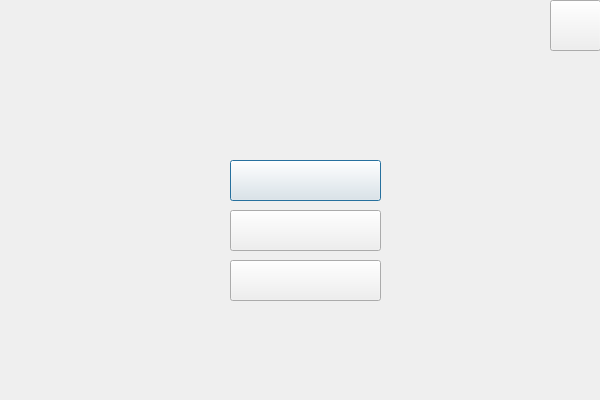
<?xml version="1.0" encoding="UTF-8"?>
<ui version="4.0">
 <class>startClass</class>
 <widget class="QDialog" name="startClass">
  <property name="geometry">
   <rect>
    <x>0</x>
    <y>0</y>
    <width>600</width>
    <height>400</height>
   </rect>
  </property>
  <property name="windowTitle">
   <string>start</string>
  </property>
  <widget class="QPushButton" name="startbutton">
   <property name="geometry">
    <rect>
     <x>230</x>
     <y>160</y>
     <width>151</width>
     <height>41</height>
    </rect>
   </property>
   <property name="text">
    <string/>
   </property>
  </widget>
  <widget class="QLabel" name="tital">
   <property name="geometry">
    <rect>
     <x>190</x>
     <y>70</y>
     <width>241</width>
     <height>61</height>
    </rect>
   </property>
   <property name="text">
    <string/>
   </property>
  </widget>
  <widget class="QPushButton" name="listbutton">
   <property name="geometry">
    <rect>
     <x>230</x>
     <y>210</y>
     <width>151</width>
     <height>41</height>
    </rect>
   </property>
   <property name="text">
    <string/>
   </property>
  </widget>
  <widget class="QPushButton" name="pushbutton">
   <property name="geometry">
    <rect>
     <x>230</x>
     <y>260</y>
     <width>151</width>
     <height>41</height>
    </rect>
   </property>
   <property name="text">
    <string/>
   </property>
  </widget>
  <widget class="QPushButton" name="quitbutton">
   <property name="geometry">
    <rect>
     <x>550</x>
     <y>0</y>
     <width>51</width>
     <height>51</height>
    </rect>
   </property>
   <property name="text">
    <string/>
   </property>
  </widget>
 </widget>
 <layoutdefault spacing="6" margin="11"/>
 <resources>
  <include location="start.qrc"/>
 </resources>
 <connections/>
</ui>
